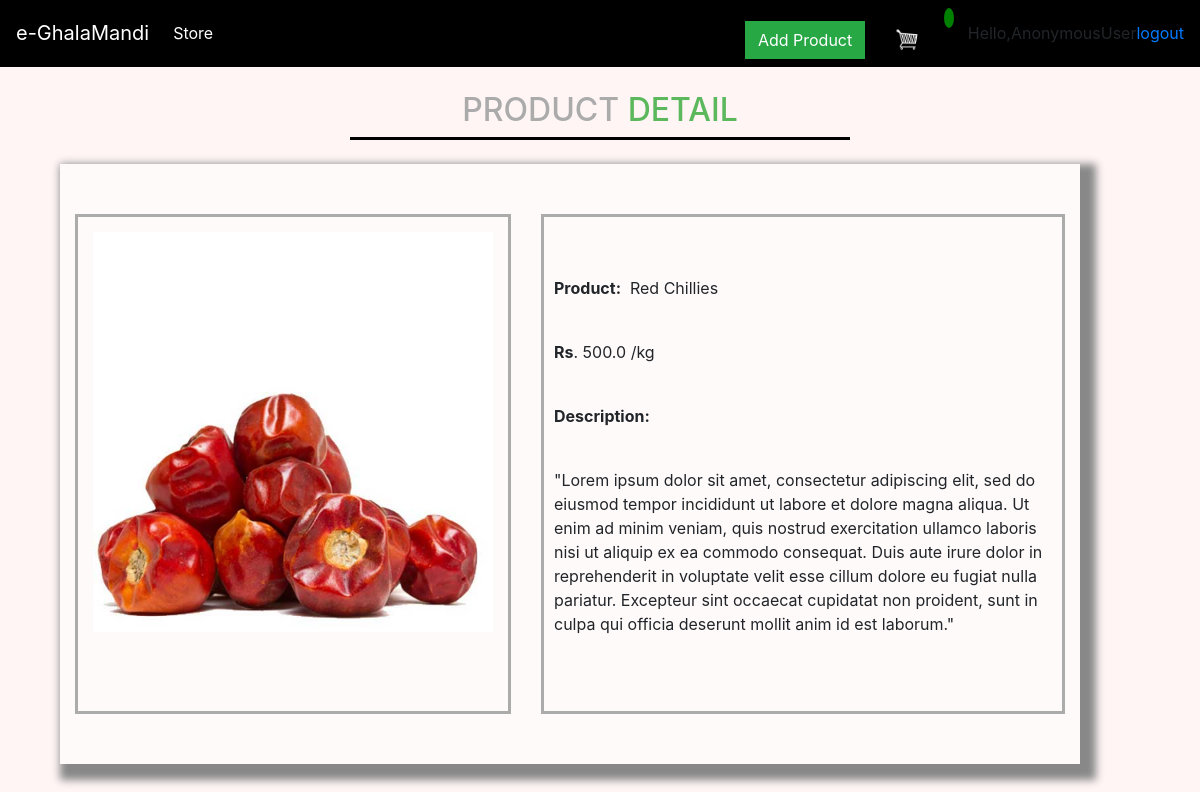
Screenshot of /product/2/ with the database file from the repository.
### store/models.py (models this page shows, shortened)
class Product(models.Model):
    name = models.CharField(max_length=200, null=True)
    price = models.FloatField(null=True)
    description = models.TextField()
    digital = models.BooleanField(default=False, null=True, blank=False)
    featured = models.ImageField(null=True)
    @property
    def imageURL(self):
        try:
            url = self.featured.url
        except:
            url = ''
        return url

### store/views.py (the view)
# urls.py: path('product/<str:pk_test>/', views.product, name="product"),
def product(request, pk_test):
    products = Product.objects.get(id=pk_test)
    context = {'products':products}
    return render(request, 'store/product.html', context)

### store/templates/store/product.html (shortened to what this page needs)
{% load static %}
<!DOCTYPE html>
<html lang="en">
<head>
	<link rel="stylesheet" href="https://stackpath.bootstrapcdn.com/bootstrap/4.5.0/css/bootstrap.min.css"
>
	<link rel="stylesheet" type="text/css" href="{% static 'css/style.css' %}">
</head>
<body>
	<nav class="navbar navbar-expand-lg navbar-dark bg-dark">
		<a class="navbar-brand" href="{% url 'store' %}">e-GhalaMandi</a>
		<div class="collapse navbar-collapse" id="navbarSupportedContent">
			<ul class="navbar-nav mr-auto">
				<li class="nav-item active">
					<a class="nav-link" href="{% url 'store' %}">Store <span class="sr-only">(current)</span></a>
				</li>
			</ul>
			<div>
				<a href="{% url 'create_product' %}" class="btn btn-success">Add Product</a>
				<a href="{% url 'cart' %}">
					<img id="cart-icon" src="{% static 'images/cart2.png' %}">
				</a>
				<p id="cart-total">{{cartItems}}</p>
			</div>
		</div>
		<span id="hello-msg">Hello,{{request.user}}</span>
		<span><a href="{% url 'logout' %}">logout</a></span>
	</nav>
	{% block content %}
	<div class="product-tag">
		<h2>
			<font color="#ababab">PRODUCT</font>
			<font color="#5cb85c">DETAIL</font>
		</h2>
		<hr class="bg-dark mb-4 mt-0" style="width: 500px; height: 2px; align-content: center;">
	</div>
	<div class="productView">
		<div class="viewImage">
			<img src="{{products.imageURL}}" width="" height="400px">
		</div>
		<div class="imageAttr">
			<p><b>Product:</b> &nbsp;{{products.name}}</p>
			<br>
			<p><b>Rs</b>.&nbsp;{{products.price}}&nbsp;/kg</p>
			<br>
			<p><b>Description:</b></p>
			<br>
			<p>{{products.description}}</p>
		</div>
	</div>
	{% endblock content %}
</body>
</html>

### static/css/style.css (style rules this page uses)
body { background-color: hsl(0, 98%, 98%); }
h1,h2,h3,h4,h5,h6 { color:hsl(0, 0%, 30%); }
.bg-dark { background-color: black !important; }
#cart-icon { display: inline-block; width:25px; margin-left: 25px; margin-right: 20px; }
#cart-total { display: inline-block; text-align: center; color:#fff; background-color: green !important; width: 10px; height: 20px; border-radius: 50%; font-size: 14px; }
.btn { border-radius: 0; }
.product-tag { text-align: center !important; margin-top: 2%; }

### store/templates/store/product.html (style rules this page uses)
.productView { display: flex; flex-direction: row; justify-content: center; align-items: center; box-shadow: 8px 8px 8px 8px #888888 !important; margin-top: 2%; margin-left: 5%; margin-right: 10%; height: 600px; background-color: snow; }
.viewImage { height: 500px; border: 3px solid #ababab; padding: 15px; margin: 15px; }
.imageAttr { width: px; height: 500px; border: 3px solid #ababab; align-items: center; justify-content: center; align-content: center; padding: 10px; margin: 15px }

### rows the page displays
Product: imageURL (picture), name "Red Chillies", price "500.0", description "\"Lorem ipsum dolor sit amet, consectetur adipiscing elit, sed do eiusmod tempor incididunt ut labore et dolore magna aliqua. Ut enim ad minim veniam, quis nostrud exercitation ullamco laboris nisi ut aliquip ex ea commodo consequat. Duis aute irure dolor in reprehenderit in voluptate velit esse cillum dolore eu fugiat nulla pariatur. Excepteur sint occaecat cupidatat non proident, sunt in culpa qui officia deserunt mollit anim id est laborum.\""

### other values shown
{{ request.user }} "AnonymousUser"
